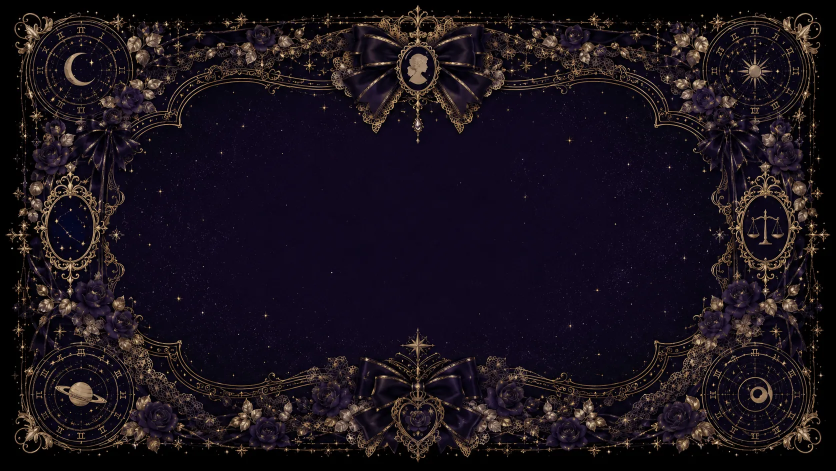
#> input picture archive/bg_desktop.webp, 1672 x 941 px, found by its file name (shown at 1/2 size)
$ python find_circles.py
#> lines starting #> are read from the running program, lines starting #| are printed output that depends on the picture
import cv2
import numpy as np

def locate_circle(img, cx_guess, cy_guess, search_r=200, min_r=130, max_r=170):
    # Crop a region around guess
    y1 = max(0, cy_guess - search_r)
    y2 = min(img.shape[0], cy_guess + search_r)
    x1 = max(0, cx_guess - search_r)
    x2 = min(img.shape[1], cx_guess + search_r)

    roi = img[y1:y2, x1:x2]
    gray = cv2.cvtColor(roi, cv2.COLOR_BGR2GRAY)

    # Apply Gaussian blur
    blurred = cv2.GaussianBlur(gray, (9, 9), 2)

    # Use HoughCircles to find circles
    circles = cv2.HoughCircles(
        blurred,
        cv2.HOUGH_GRADIENT,
        dp=1.2,
        minDist=100,
        param1=50,
        param2=30,
        minRadius=min_r,
        maxRadius=max_r
    )

    if circles is not None:
        circles = np.round(circles[0, :]).astype("int")
        # Find the one closest to center of ROI
        roi_cx, roi_cy = search_r, search_r
        best_circle = None
        min_dist = float('inf')
        for (cx, cy, r) in circles:
            dist = np.sqrt((cx - roi_cx)**2 + (cy - roi_cy)**2)
            if dist < min_dist:
                min_dist = dist
                best_circle = (cx + x1, cy + y1, r)
        return best_circle

    # Fallback to threshold and contour centroid
    _, thresh = cv2.threshold(gray, 40, 255, cv2.THRESH_BINARY)
    contours, _ = cv2.findContours(thresh, cv2.RETR_EXTERNAL, cv2.CHAIN_APPROX_SIMPLE)
    if contours:
        # Find contour with largest area that matches expected size
        best_cnt = None
        max_area = 0
        for cnt in contours:
            area = cv2.contourArea(cnt)
            # Circle area with radius 150 is approx 70000
            if 30000 < area < 90000:
                if area > max_area:
                    max_area = area
                    best_cnt = cnt
        if best_cnt is not None:
            M = cv2.moments(best_cnt)
            if M["m00"] != 0:
                cx = int(M["m10"] / M["m00"]) + x1
                cy = int(M["m01"] / M["m00"]) + y1
                # Find approximate radius
                rect = cv2.minAreaRect(best_cnt)
                r = int((rect[1][0] + rect[1][1]) / 4)
                return (cx, cy, r)

    return None

# Load images
img_desktop = cv2.imread("bg_desktop.webp")
#> img_desktop is the input picture: shape (941, 1672, 3); mean B, G, R 26.9, 18.4, 26.1
img_mobile = cv2.imread("bg_mobile.webp")
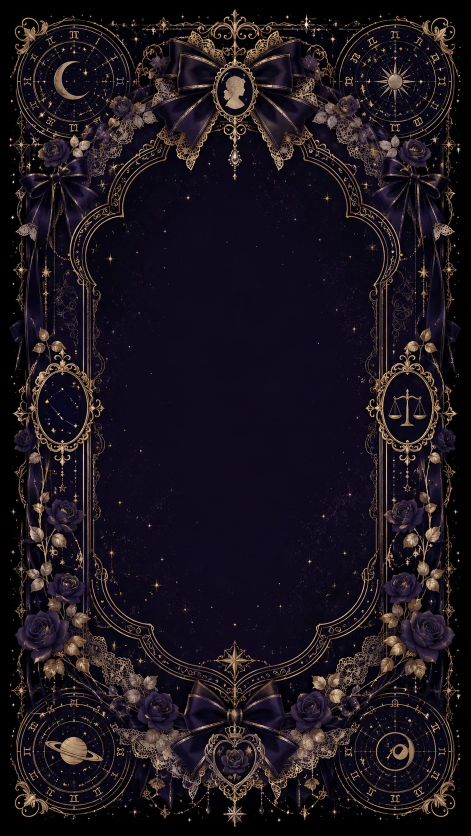
#> input picture archive/bg_mobile.webp, 941 x 1672 px, found by its file name (shown at 1/2 size)
#> img_mobile is the input picture: shape (1672, 941, 3); mean B, G, R 29.1, 21.2, 28.9

print("--- DESKTOP CIRCLES ---")
desktop_guesses = {
    "tl": (193, 193),
    "tr": (1476, 192),
    "bl": (196, 741),
    "br": (1471, 740)
}
for name, (gx, gy) in desktop_guesses.items():
    res = locate_circle(img_desktop, gx, gy)
    print(f"Desktop {name}: guess=({gx},{gy}), detected={res}")
#> this loop made 4 passes
#> (circles in locate_circle, res) on passes 2 to 4: ([[225, 172, 132], [46, 382, 136]], (1501, 172, 132)), ([[197, 208, 145]], (197, 749, 145)), ([[214, 213, 145], [215, 314, 148]], (1485, 753, 145))
#> circles in locate_circle on pass 1: [[191, 164, 136], [353, 377, 140]]
#| Desktop tl: guess=(193,193), detected=(191, 164, 136)
#| Desktop tr: guess=(1476,192), detected=(1501, 172, 132)
#| Desktop bl: guess=(196,741), detected=(197, 749, 145)
#| Desktop br: guess=(1471,740), detected=(1485, 753, 145)
#> pass 1, in locate_circle, `gray = cv2.cvtColor(roi, cv2.COLOR_BGR2GRAY)`:
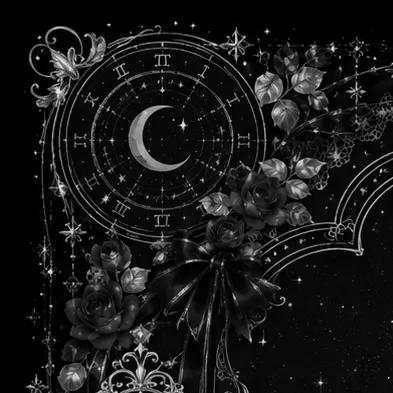
#> gray: shape (393, 393); min 0, max 242, mean 24.2
#> pass 1, in locate_circle, `blurred = cv2.GaussianBlur(gray, (9, 9), 2)`:
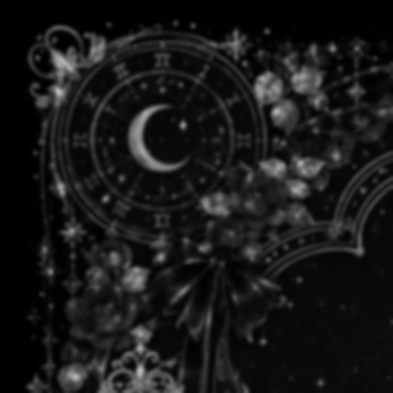
#> blurred: shape (393, 393); min 0, max 187, mean 24.2
#> pass 2, in locate_circle (call 2), `roi = img[y1:y2, x1:x2]`:
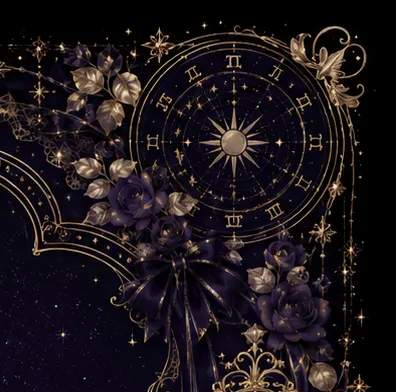
#> roi: shape (392, 396, 3); mean B, G, R 25.7, 21.5, 28.6

print("--- MOBILE CIRCLES ---")
mobile_guesses = {
    "tl": (162, 184),
    "tr": (771, 184),
    "bl": (162, 1496),
    "br": (776, 1498)
}
for name, (gx, gy) in mobile_guesses.items():
    res = locate_circle(img_mobile, gx, gy)
    print(f"Mobile {name}: guess=({gx},{gy}), detected={res}")
#> this loop made 4 passes
#> (circles in locate_circle, res) on passes 2 to 4: ([[185, 193, 157]], (756, 193, 157)), ([[182, 173, 152]], (182, 1469, 152)), ([[179, 172, 152]], (755, 1470, 152))
#> res on pass 1: (181, 195, 157)
#| Mobile tl: guess=(162,184), detected=(181, 195, 157)
#| Mobile tr: guess=(771,184), detected=(756, 193, 157)
#| Mobile bl: guess=(162,1496), detected=(182, 1469, 152)
#| Mobile br: guess=(776,1498), detected=(755, 1470, 152)
#> pass 1, in locate_circle (call 5), `gray = cv2.cvtColor(roi, cv2.COLOR_BGR2GRAY)`:
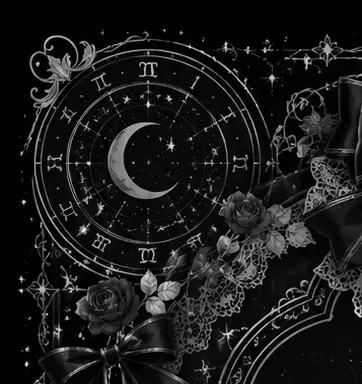
#> gray: shape (384, 362); min 0, max 241, mean 26.5
#> pass 1, in locate_circle (call 5), `blurred = cv2.GaussianBlur(gray, (9, 9), 2)`:
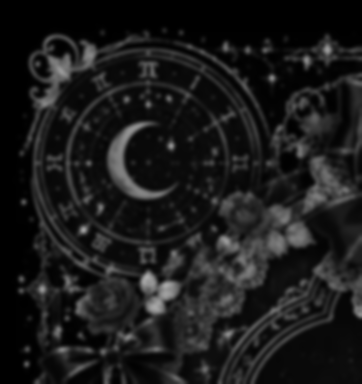
#> blurred: shape (384, 362); min 0, max 171, mean 26.5
#> pass 2, in locate_circle (call 6), `roi = img[y1:y2, x1:x2]`:
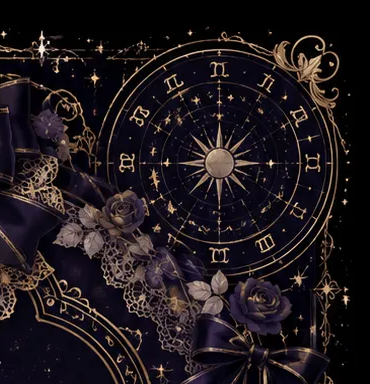
#> roi: shape (384, 370, 3); mean B, G, R 28, 24.1, 31.3
